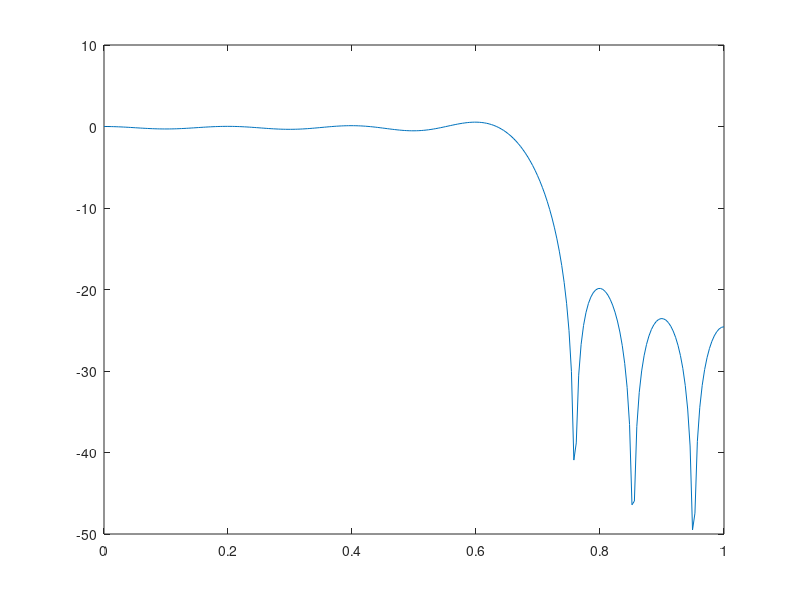

Write the MATLAB code that produced this figure. (Note: this script raises an error after producing the figure.)
clc;
clear all;
close all;
sequence = [0 0.25 0; -0.25 0 -0.25; 0 0.25 0];
N=21; % Dimension
h1 = fir1(N-1,0.7,boxcar(N)); % FRF of FIR filter using Transformation method  
H1 = fft(h1,512); % FFT of impulse response of FIR Filter
figure
plot(0:1/256:1,20*log10(abs(H1(1:257)))); % Plot the 1-D Frequency Response Function
h = ftrans2(h1,sequence);
figure
freqz2d(h,40);% Plot the 2-D Frequency Response Function which renders a floor of -40 dB
title('Output of 2-D 21*21 FIF Filter');
xlabel('omega1--------------->'); % X label
ylabel('omega2--------------->'); % Y label